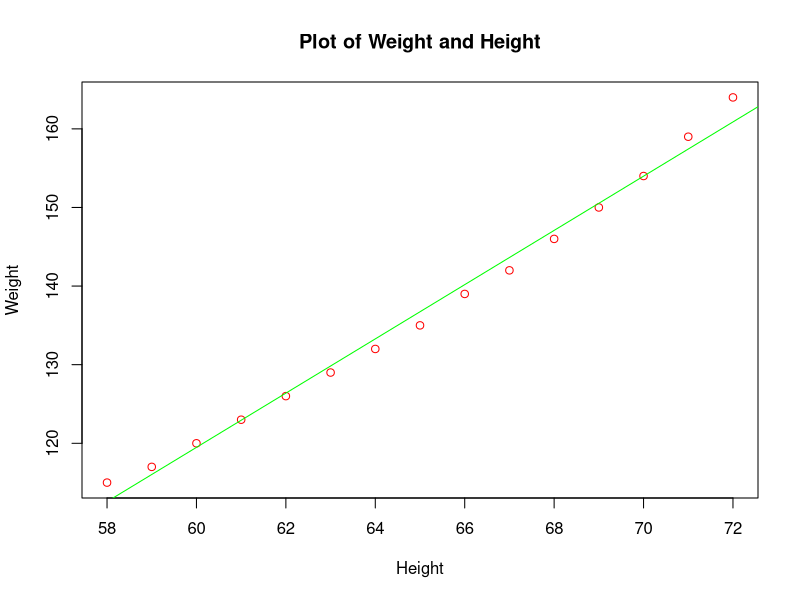

The R script that drew this image:
#Linear Regression
#y=b0+b1x+e
#women
View(women)
head(women)
tail(women)
head(women,n=13)
tail(women,n=13)
attach(women)

model1 <- lm(women$weight~women$height)
summary(model1)

#weight = -87.51667 + 3.45000*height
what1 = -87.51667 + 3.45000*70

b0 <- model1$coefficients[1]
b0
b1 <- model1$coefficients[2]
b1

errors <- model1$residuals
errors

yhat <- model1$fitted.values
yhat

plot(women$height,women$weight,
     main = "Plot of Weight and Height",
     xlab = "Height",ylab = "Weight",col='red')
abline(model1,col='green')

mydat <- as.data.frame(cbind(height,weight,model1$fitted.values,model1$residuals))
mydat
names(mydat)<-c("Height","Weight","What","Errors")
mydat

sum(model1$residuals)

#Correlations
cor(weight,height)
cor(weight,height,method = "pearson")
cor(weight,height,method = "spearman")
cor(weight,height,method = "kendal")
